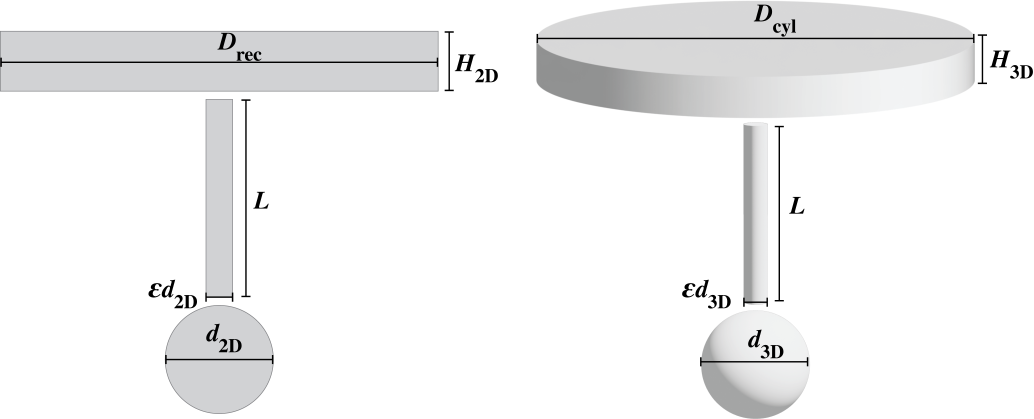
#> input picture 2.Codes/2.3.Draw_figures/figure_10/Scenario_1.tif, 3101 x 1257 px (shown at 1/3 size)
$ python conservation_relationship.py
#> lines starting #> are read from the running program, lines starting #| are printed output that depends on the picture
################################################################################
## Author: Rui-Min Zhang, Zhong-Hai Li* @ UCAS                                ##
##         Wei Leng                     @ USTC                                ##
##         Ya-Nan Shi, Jason P. Morgan  @ SUSTech                             ##
## Email: zhangruimin22@mails.ucas.ac.cn                                      ##
## Encoding: UTF-8                                                            ##
################################################################################

import matplotlib.pyplot as plt
import matplotlib.patches as mpatches
import numpy as np
from scipy.stats import linregress
from scipy.optimize import minimize
from scipy.special import jn, struve, jn_zeros
from cmcrameri import cm
import math

ticks_size = 13
label_size = 16

# Create a canvas
figure = plt.figure(figsize=(12,12), dpi=300)
# Create a layer
figure_ax0 = figure.add_axes([0.00,0.02,1.00,0.97]) #Sets the position of the layer on the canvas
figure_ax1 = figure.add_axes([0.05,0.55,0.90,0.40])
figure_ax2 = figure.add_axes([0.06,0.07,0.40,0.40])
figure_ax3 = figure.add_axes([0.57,0.07,0.40,0.40])
figure_ax1.annotate('(a) Model with Only a Plume Head', xy=(-0.00,1.05), xycoords="axes fraction", fontsize=label_size, va="center")
figure_ax2.annotate('(b)', xy=(-0.05,1.05), xycoords="axes fraction", fontsize=label_size, va="center")
figure_ax3.annotate('(c)', xy=(-0.05,1.05), xycoords="axes fraction", fontsize=label_size, va="center")
### figure backgroud ###

figure_ax0.set_xlim([0,1.0])
figure_ax0.set_ylim([0,1.0])
figure_ax0.plot([0.0,1.0],[0.52,0.52],linewidth=2.0,c='black',linestyle='dashed')
figure_ax0.set_xticks([])
figure_ax0.set_yticks([])
figure_ax0.axis('off')

### figure a ###

Senario_1 = plt.imread('./Scenario_1.tif')
#> Senario_1 is the input picture: shape (1257, 3101, 3); mean R, G, B 241.9, 242, 242.2

img1 = figure_ax1.imshow(Senario_1[:,:])
figure_ax1.get_xaxis().set_visible(False)
figure_ax1.get_yaxis().set_visible(False)
figure_ax1.spines[:].set_visible(False)

### figure b ###
model_name = ['D_125', 'D_150', 'Ref_Model', 'D_300', 'D_400']
d_3D = np.array([125.0, 150.0, 200.0, 300.0, 400.0])
d_2D = np.array([120.0, 130.0, 160.0, 220.0, 270.0])
d_2D_drawLine = np.array([100,300])
d3D_d2D__3 = (d_3D/d_2D)**3

# fitting curve
def func_res1(para, sign=1.0):
  return np.sum(((para[0] * d_2D + para[1] - d3D_d2D__3)/d3D_d2D__3)**2)
para1 = [1.299e-02,-2.562e-01]
err1 = minimize(func_res1, para1, args=(1,), method='Nelder-Mead')
print("minimize fitting a: ",err1)

# calculate R2
fit_line_1 = err1.x[0] * d_2D + err1.x[1]
SSR = np.sum((fit_line_1 - np.mean(d3D_d2D__3))**2)
SSE = np.sum((fit_line_1 - d3D_d2D__3)**2)
SST = SSR + SSE
r_squared = 1 - (SSE / SST)
print(r"$R^2$: ", r_squared)

# plot
fit_line_1 = err1.x[0] * d_2D_drawLine + err1.x[1]
img21=figure_ax2.scatter(d_2D, d3D_d2D__3, color='black',marker='+', s = 200, linewidth=2)
img22,=figure_ax2.plot(d_2D_drawLine, fit_line_1, color='black', linestyle='dashdot')
for i, name in enumerate(model_name):
  figure_ax2.annotate(name, (d_2D[i],d3D_d2D__3[i]), textcoords='offset points', xytext=(10,-10), ha='left', fontsize=ticks_size)

figure_ax2.text(120, 2.4, f'Slope: {err1.x[0]:.3e}\nIntercept: {err1.x[1]:.3e}\n$R^2$: {r_squared:.4f}',style = 'oblique', fontsize = label_size, color = "black")
figure_ax2.legend([img21,img22], ['Head-Only Model Results', 'Fit Line: y = ax + b (linear)'], handlelength=4,loc='upper left', fontsize=ticks_size)
figure_ax2.set_xlim([100,300])
figure_ax2.set_ylim([0.5,4.0])

### figure c ###

model_name = ['D_125', 'D_150', 'Ref_Model', 'D_300', 'D_400']
d_3D = np.array([125.0, 150.0, 200.0, 300.0, 400.0])
d_2D = np.array([120.0, 130.0, 160.0, 220.0, 270.0])
d_2D_drawLine = np.linspace(95,320,500)
d3D_d2D__3 = (d_3D/d_2D)**3

# fitting curve
def func_res1(para, sign=1.0):
  return np.sum(((para[0] * d_2D + para[1] - d3D_d2D__3)/d3D_d2D__3)**2)
para1 = [1.299e-02,-2.562e-01]
err1 = minimize(func_res1, para1, args=(1,), method='Nelder-Mead')
print("minimize fitting a: ",err1)

# calculate R2
fit_line_1 = err1.x[0] * d_2D + err1.x[1]
SSR = np.sum((fit_line_1 - np.mean(d3D_d2D__3))**2)
SSE = np.sum((fit_line_1 - d3D_d2D__3)**2)
SST = SSR + SSE
r_squared = 1 - (SSE / SST)
print(r"$R^2$: ", r_squared)

# plot
d_3D_drawLine = (err1.x[0] * d_2D_drawLine ** 4 + err1.x[1] * d_2D_drawLine ** 3)**(1.0/3.0)
img10,=figure_ax3.plot(d_3D_drawLine, d_3D_drawLine, color='black', linestyle='dotted', linewidth=2)
img11=figure_ax3.scatter(d_3D, d_2D, color='black',marker='+', s = 200, linewidth=2)
img12,=figure_ax3.plot(d_3D_drawLine, d_2D_drawLine, color='black', linestyle='dashdot', linewidth=2)
for i, name in enumerate(model_name):
  figure_ax3.annotate(name, (d_3D[i],d_2D[i]), textcoords='offset points', xytext=(10,-10), ha='left', fontsize=ticks_size)
img13=figure_ax3.scatter(158, 141, color='blue',marker='o', s = 120, linewidth=2)


x_tail = 340
y_tail = 330
x_head = 340
y_head = 250
dx = x_head - x_tail
dy = y_head - y_tail
arrow = mpatches.FancyArrowPatch((x_tail, y_tail), (x_head, y_head), mutation_scale=30, color='gray')
figure_ax3.add_patch(arrow)
figure_ax3.annotate(' Diameter \nCalibration', (355,290), textcoords='offset points', xytext=(0,0), ha='left', fontsize=ticks_size, bbox=dict(boxstyle='round', facecolor='white', edgecolor='black', alpha=0.7, lw=2.0))
figure_ax3.legend([img10,img11,img12,img13], [r'Same Diameter Line: $d_{2D}=d_{3D}$', 'Head-Only Model Results', r'Analytical Predictions','Burov and Gerya (2014)'], handlelength=4,loc='upper left', fontsize=ticks_size)
figure_ax3.set_xlim([50,550])
figure_ax3.set_ylim([70,450])


################
figure_ax2.set_xlabel(r'$d_{2D}$ (km)', fontsize = label_size)
figure_ax2.set_ylabel(r'$\left(d_{3D}\ /\ d_{2D}\right)^3$', fontsize = label_size)
figure_ax2.tick_params(labelsize = ticks_size)
figure_ax2.grid(which='major', linestyle='--')
figure_ax2.tick_params(axis='x', labelrotation=0)
figure_ax2.tick_params(axis='y', labelrotation=0)
figure_ax2.set_axisbelow(True)
figure_ax2.minorticks_on()

figure_ax3.set_xlabel(r'$d_{3D}$ (km)', fontsize = label_size)
figure_ax3.set_ylabel(r'$d_{2D}$ (km)', fontsize = label_size)
figure_ax3.tick_params(labelsize = ticks_size)
figure_ax3.grid(which='major', linestyle='--')
figure_ax3.tick_params(axis='x', labelrotation=0)
figure_ax3.tick_params(axis='y', labelrotation=0)
figure_ax3.set_axisbelow(True)
figure_ax3.minorticks_on()

# Displays the drawing results

plt.savefig("./figure_10.png", dpi=300, format="png")
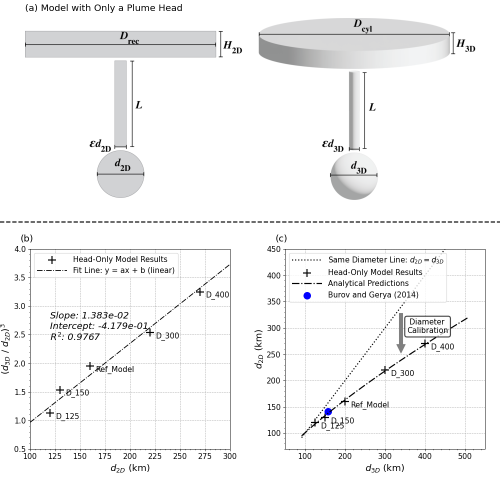
#> figure drawn by matplotlib, 4 panels; panel 4: curve peaks at x = 508.3, y = 508.3; panel 4: curve peaks at x = 508.3, y = 320
#plt.ioff() # Open the interactive drawing. If closed, the program pauses while drawing
